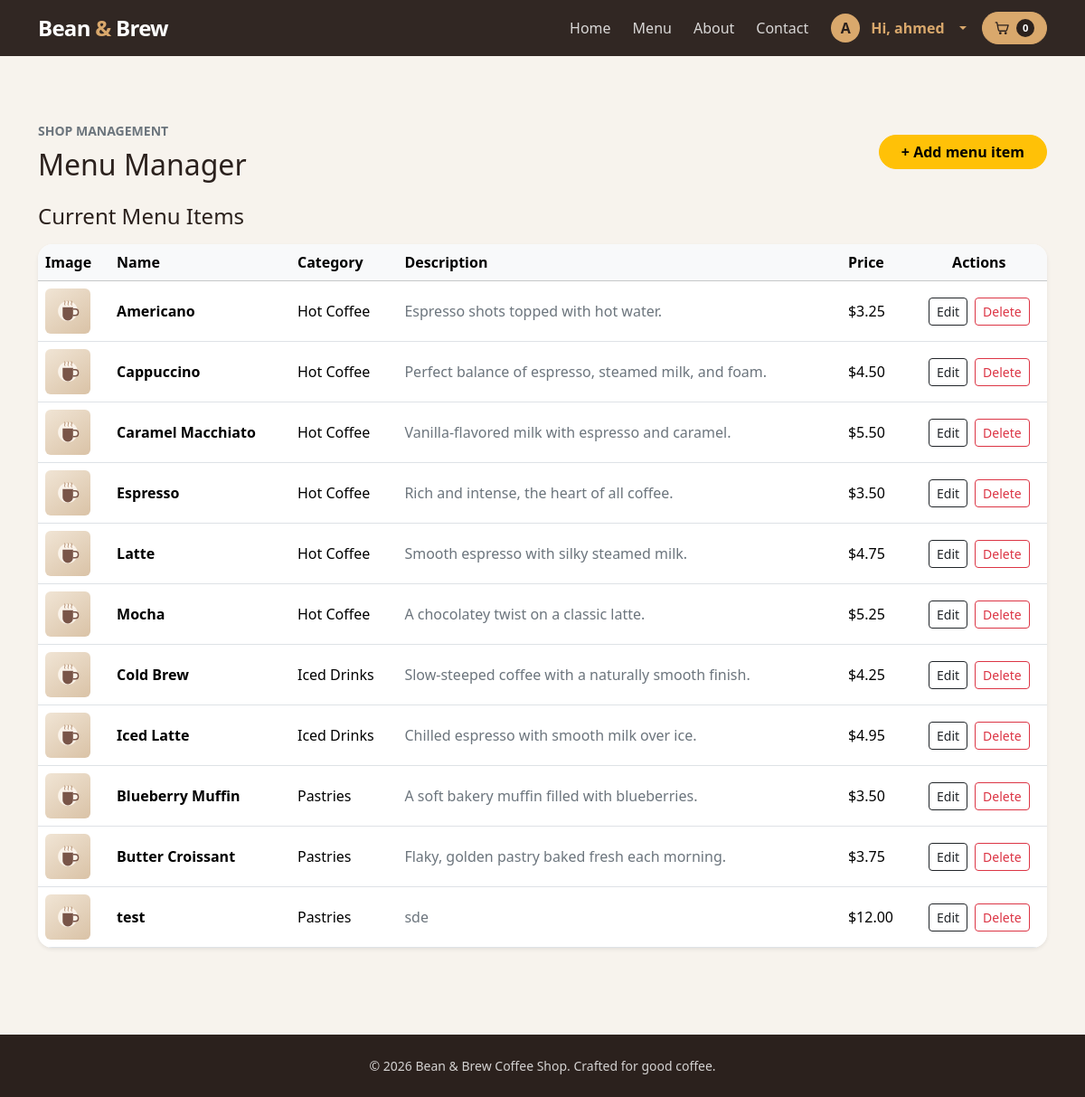
The page /admin_menu.php (signed in) on the database as committed earlier.
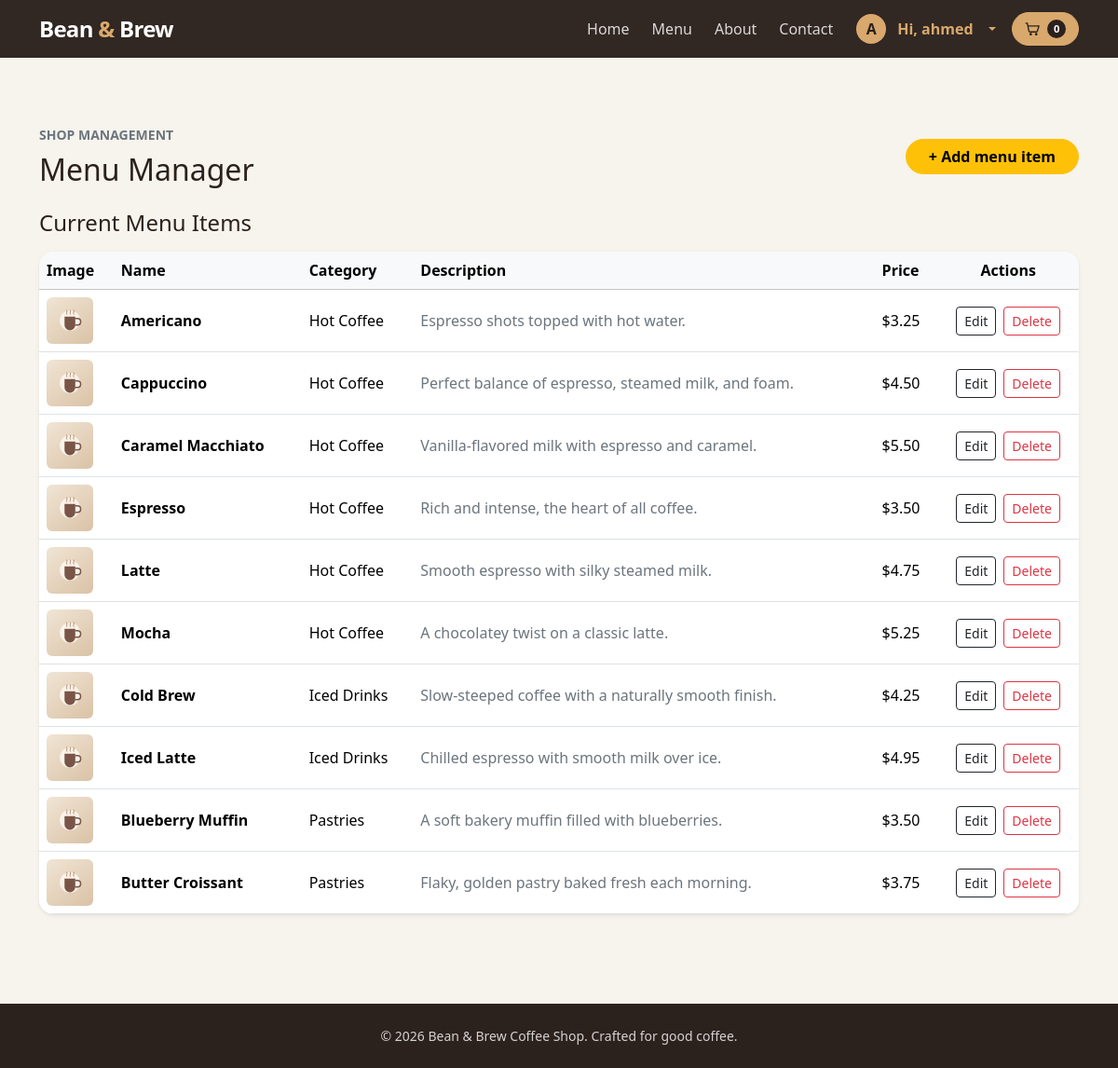
The same page on the database as committed later.
### tables this page shows
CREATE TABLE coffee_items (
    id INTEGER PRIMARY KEY AUTOINCREMENT,
    name TEXT NOT NULL,
    description TEXT NOT NULL,
    price REAL NOT NULL,
    image TEXT NOT NULL
, category TEXT NOT NULL DEFAULT 'Hot Coffee', ingredients TEXT NOT NULL DEFAULT '', calories INTEGER);

### includes/config.php (called while the page is built, shortened)
<?php
$db_path = __DIR__ . '/database.sqlite';
try {
    $pdo = new PDO("sqlite:$db_path");
    $pdo->setAttribute(PDO::ATTR_ERRMODE, PDO::ERRMODE_EXCEPTION);
    $pdo->setAttribute(PDO::ATTR_DEFAULT_FETCH_MODE, PDO::FETCH_ASSOC);
} catch (PDOException $e) {
    die("Database connection failed: " . $e->getMessage());
}
function getCoffeeItems($pdo) {
    $stmt = $pdo->query("SELECT id, name, description, price, image, category, ingredients, calories FROM coffee_items ORDER BY category, name");
    return $stmt->fetchAll();
}
function hasLocalCatalogImage($filename) {
    return is_string($filename)
        && preg_match('/\A[a-zA-Z0-9._-]+\.(?:jpe?g|png|webp|gif)\z/i', $filename) === 1
        && is_file(__DIR__ . '/../public/assets/images/' . $filename);
}
function catalogImageUrl($filename) {
    return 'assets/images/product-placeholder.svg';
}
$coffee_items = getCoffeeItems($pdo);

### public/admin_menu.php (the view, shortened to what this page needs)
<?php
require_once "../includes/config.php";
$items = getCoffeeItems($pdo);
include "../includes/header.php";
?>
<section class="container py-4 py-lg-5">
    <div class="d-flex flex-column flex-sm-row justify-content-between align-items-sm-center gap-3 mb-4">
        <div>
            <p class="text-uppercase small fw-semibold text-secondary mb-2">Shop management</p>
            <h1 class="h2 mb-0">Menu Manager</h1>
        </div>
        <button type="button" class="btn btn-warning rounded-pill px-4 fw-semibold" data-bs-toggle="modal" data-bs-target="#addItemModal">
            <span aria-hidden="true">+</span> Add menu item
        </button>
    </div>
    <h2 class="h4 mb-3">Current Menu Items</h2>
    <div class="card border-0 shadow-sm rounded-4">
        <div class="table-responsive rounded-4">
        <table class="table table-hover align-middle mb-0">
            <thead class="table-light">
                <tr>
                    <th scope="col">Image</th>
                    <th scope="col">Name</th>
                    <th scope="col">Category</th>
                    <th scope="col">Description</th>
                    <th scope="col">Price</th>
                    <th scope="col" class="text-center">Actions</th>
                </tr>
            </thead>
            <tbody>
                <?php foreach ($items as $item): ?>
                    <tr>
                        <td>
                            <img src="<?php echo htmlspecialchars(catalogImageUrl($item['image']), ENT_QUOTES, 'UTF-8'); ?>" alt="" width="50" height="50" class="rounded object-fit-cover">
                        </td>
                        <td class="fw-semibold"><?php echo htmlspecialchars($item['name']); ?></td>
                        <td><?php echo htmlspecialchars($item['category']); ?></td>
                        <td class="text-secondary"><?php echo htmlspecialchars($item['description']); ?></td>
                        <td class="text-nowrap">$<?php echo number_format($item['price'], 2); ?></td>
                        <td class="text-center">
                            <div class="d-inline-flex gap-2">
                            <a href="admin_edit_item.php?id=<?php echo $item['id']; ?>" class="btn btn-outline-dark btn-sm">Edit</a>
                            <form action="admin_menu.php" method="POST" class="d-inline" onsubmit="return confirm('Are you sure you want to delete this item?')">
                                <button type="submit" class="btn btn-outline-danger btn-sm">Delete</button>
                            </form>
                            </div>
                        </td>
                    </tr>
                <?php endforeach; ?>
            </tbody>
        </table>
        </div>
    </div>
</section>
<?php include "../includes/footer.php"; ?>

Rows that differ between the two databases and show on the page:
removed coffee_items: name "test", category "Pastries", description "sde", price "12.00"
